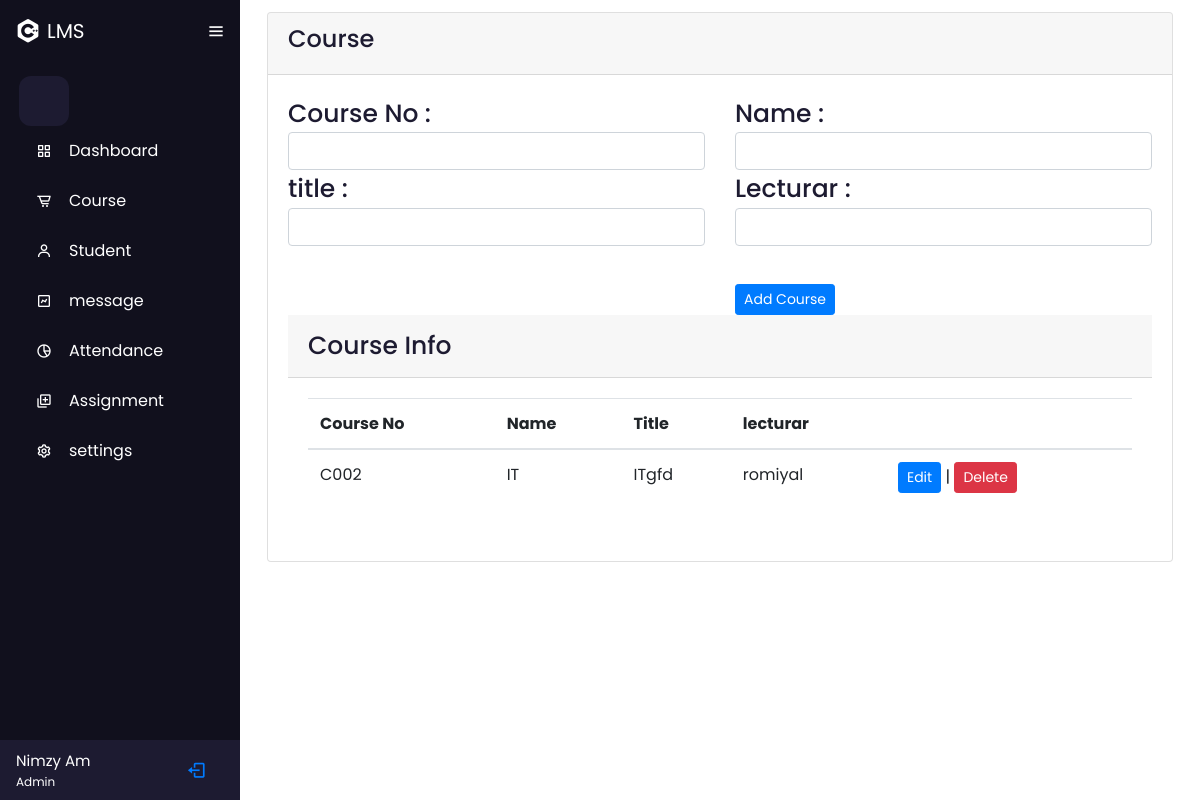
The page /dashcourse.php on the database its author committed.
### tables this page shows
CREATE TABLE IF NOT EXISTS `course` (
  `id` int(100) NOT NULL AUTO_INCREMENT,
  `courseno` varchar(100) NOT NULL,
  `name` varchar(100) NOT NULL,
  `title` varchar(100) NOT NULL,
  `lecturar` varchar(100) NOT NULL,
  PRIMARY KEY (`id`)
);

### dashcourse.php (the view, shortened to what this page needs)
<?php
include_once('script.php');
include_once('config.php');
?>
<!DOCTYPE html>
<html lang="en">
<head>
    <link rel="stylesheet" href="style.css">
    <link href='https://unpkg.com/boxicons@2.1.2/css/boxicons.min.css' rel='stylesheet'>
</head>
<body>
    <div class="sidebar">
        <div class="logo_content">
            <div class="logo">
                <i class="bx bxl-c-plus-plus"></i>
                <div class="logo_name">LMS</div>
            </div>
            <i class="bx bx-menu" id="btn"></i>
        </div>
        <ul class="nav_list">
            <li>
                <i class="bx bx-search">
                    <input type="text" placeholder="search">
                </i>
            </li>
            <li>
                <a href="dashboard1.php">
                    <i class="bx bx-grid-alt"></i>
                    <span class="link_name">Dashboard</span>
                </a>
            </li>
            <li>
                <a href="dashcourse.php">
                    <i class="bx bx-cart-alt"></i>
                    <span class="link_name">Course</span>
                </a>
            </li>
            <li>
                <a href="dashstudent.php">
                    <i class="bx bx-user"></i>
                    <span class="link_name">Student</span>
                </a>
            </li>
            <li>
                <a href="dashmessage.php">
                    <i class="bx bx-chart"></i>
                    <span class="link_name">message</span>
                </a>
            </li>
            <li>
                <a href="dashattendance.php">
                    <i class="bx bx-pie-chart-alt-2"></i>
                    <span class="link_name">Attendance</span>
                </a>
            </li>
            <li>
                <a href="dashassignment.php">
                    <i class='bx bx-add-to-queue'></i>
                    <span class="link_name">Assignment</span>
                </a>
            </li>
            <li>
                <a href="dashsetting.php">
                    <i class="bx bx-cog"></i>
                    <span class="link_name">settings</span>
                </a>
            </li>
        </ul>
        <div class="profile_content">
            <div class="profile">
                <div class="profile_details">
                    <imag class="../leaveimg/hrms-im.jpg" alt="">
                        <div class="name_job">
                            <div class="name">Nimzy Am</div>
                            <div class="job">Admin</div>
                        </div>
                </div>
                <a href="index.php"><i class="bx bx-log-out" id="log_out"> </i></a>
            </div>
        </div>
    </div>
    <div class="home_content">
        <div class="text">
        <div class="container">
    <?php
                $courseno = null;
                $name = null;
                $lecturar = null;
                ?>
        <div class="row ">
                    <div class="col-sm-12">
                        <div class="card">
                            <div class="card-header">
                                <h4 class="page-title">
                                    <i class="mdi mdi-apple-keyboard-command title_icon"></i> Course
                                </h4>
                            </div>
                            <div class="card-body">
                                <form action="" method="POST">
                                    <div class="row">
                                        <div class="col-sm-6">
                                            Course No : </br> <input type="text" class="form-control" name="courseno" value="<?php echo $courseno ?>" require>
                                        </div>
                                        <div class="col-sm-6">
                                            Name : </br> <input type="text" class="form-control" name="name" value="<?php echo $name ?>" require>
                                        </div>
                                    </div>
                                    <div class="row">
                                        <div class="col-sm-6">
                                            title : </br> <input type="text" class="form-control" name="title" value="<?php echo  $name ?>" require>
                                        </div>
                                        <div class="col-sm-6">
                                            Lecturar : </br> <input type="text" class="form-control" name="lecturar" value="<?php echo $lecturar ?>" require>
                                        </div>
                                    </div>
                                    <div class="row">
                                        <div class="col-sm-6">
                                        </div>
                                        <div class="col-sm-6">
                                        </div>
                                    </div>
                                    <div class="row">
                                        <div class="col-sm-6">
                                        </div>
                                        <div class="col-sm-6">
                                            <?php
                                            if (isset($_GET['edit'])) {
                                            ?>
                                                <input type="submit" value="Update" class="btn btn-primary btn-sm" name="update">
                                            <?php
                                            } else {
                                            ?>
                                                <input type="submit" value="Add Course" class="btn btn-primary btn-sm" name="save">
                                            <?php
                                            }
                                            ?>
                                        </div>
                                    </div>
                                    <div class="card-header">
                            Course Info
                        </div>
                        <div class="card-body">
                            <div class="table">
                                <table style="width:100% ;">
                                    <thead class="table table-striped">
                                        <tr>
                                            <th scope="col">Course No</th>
                                            <th scope="col">Name</th>
                                            <th scope="col">Title</th>
                                            <th scope="col">lecturar</th>
                                            <th scope="col"></th>
                                        </tr>
                                    </thead>
                            </div>
                            <tbody>
                                <?php
                                $sql = 'SELECT * FROM course';
                                $result = mysqli_query($con, $sql);
                                if (mysqli_num_rows($result) > 0) {
                                    while ($row = mysqli_fetch_assoc($result)) {
                                        echo '<tr>
                                            <td>', $row['courseno'], '</td>
                                            <td>', $row['name'], '</td>
                                            <td>', $row['title'], '</td>
                                            <td>', $row['lecturar'], '</td>
                                            <td>
                                            <a href="?edit=', $row['id'], '" class="btn btn-primary btn-sm">Edit</a> |  <a href="?delete=', $row['id'], '" class="btn btn-danger btn-sm">Delete</a>
                                            </td>
                                            ';
                                    }
                                } else {
                                    echo "no rows";
                                }
                                ?>
                            </tbody>
                        </div>
                                </form>
                                </div>
                        </div>
                            </div>
                            </div>
</body>
</html>

### style.css (style rules this page uses)
* { margin: 0; padding: 0; box-sizing: border-box; font-family: 'Poppins', sans-serif; }
body { position: relative; min-height: 100vh; width: 100%; overflow: hidden; }
.sidebar { position: fixed; top: 0; left: 0; height: 100%; width: 240px; background: #11101d; padding: 6px 14px; }
.sidebar .logo_content .logo { color: #fff; display: flex; height: 50px; width: 100%; align-items: center; }
.logo_content .logo i { font-size: 28px; margin-right: 5px; }
.logo_content .logo .logo_name { font-size: 20px; font-weight: 400; }
.sidebar #btn { color: #fff; position: absolute; left: 90%; top: 6px; font-size: 20px; height: 50px; width: 50px; text-align: center; line-height: 50px; transform: translateX(-50%); }
.sidebar ul { margin-top: 20px; }
.sidebar ul li { position: relative; height: 50px; width: 100%; margin: 0 5px; list-style: none; line-height: 50px; border-radius: 12px; }
.sidebar ul li input { position: absolute; height: 100%; width: 100%; left: 0; top: 0; border-radius: 12px; outline: none; border:none; background: #1d1b31; padding-left: 50px; font-size: 18px; color: #fff; }
.sidebar ul li .bx-search { position: absolute; z-index: 99; color: #fff; font-size: 22px; }
.sidebar ul li a { color: #fff; display: flex; align-items: center; text-decoration: none; transition: all 0.4s ease; border-radius: 12px; }
.sidebar ul li i { height: 50px; min-width: 50px; border-radius: 12px; line-height: 50px; text-align: center; }
.sidebar .profile_content { position: absolute; color: #fff; bottom: 0; left: 0; width: 100%; }
.sidebar .profile_content .profile { position: relative; padding: 10px 6px; height: 60px; background: #1d1b31; }
.profile_content .profile .profile_details { display: flex; align-items: center; }
.profile .profile_details .name_job { margin-left: 10px; }
.profile .profile_details .name { font-size: 15px; font-weight: 400; }
.profile .profile_details .job { font-size: 12px; }
.profile #log_out { position: absolute; left:88%; bottom: 5px; transform: translateX(-50%); min-width: 50px; line-height: 50px; font-size: 20px; border-radius: 12px; }
.home_content { position: absolute; height: 100%; width: calc(100% - 240px); left: 240px; }
.home_content .text { font-size: 25px; font-weight: 500; color: #1d1b31; margin: 12px; }

### rows shown on the page
course: courseno "C002", name "IT", title "ITgfd", lecturar "romiyal"
